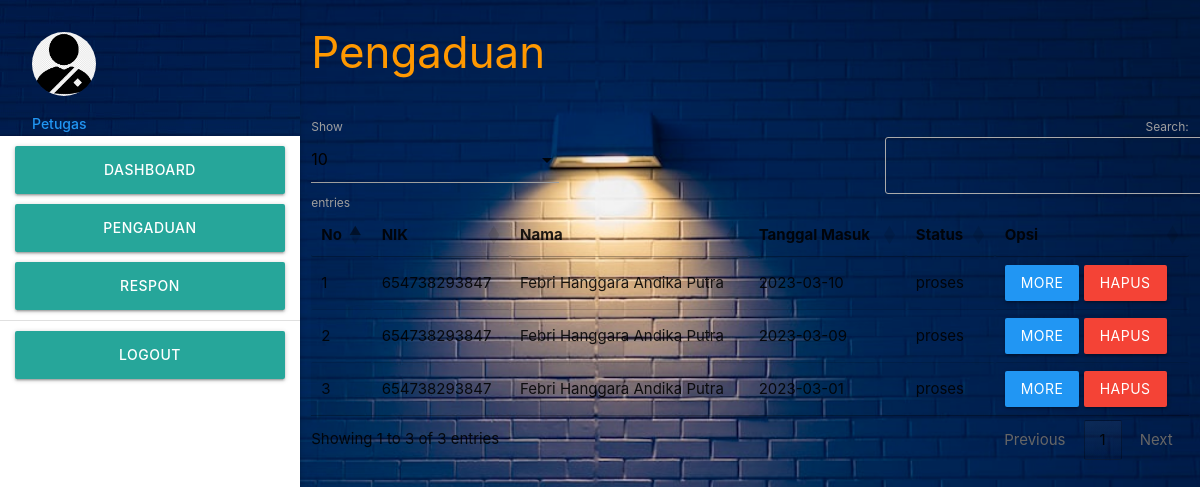
Screenshot of /petugas/index.php?p=pengaduan (signed in) with the database file from the repository.
### tables this page shows
CREATE TABLE `pengaduan` (
  `id_pengaduan` int(5) NOT NULL,
  `tgl_pengaduan` varchar(20) NOT NULL,
  `nik` varchar(16) NOT NULL,
  `isi_laporan` text NOT NULL,
  `foto` varchar(255) NOT NULL,
  `status` enum('proses','selesai') NOT NULL
);

CREATE TABLE `masyarakat` (
  `nik` varchar(16) NOT NULL,
  `nama` varchar(35) NOT NULL,
  `username` varchar(25) NOT NULL,
  `password` varchar(255) NOT NULL,
  `telp` varchar(13) NOT NULL
);

### petugas/pengaduan.php (the view, shortened to what this page needs)
       <div class="row">
         <div class="col s12 m9">
           <h3 class="orange-text">Pengaduan</h3>
         </div>
       </div>
       <table id="example" class="display responsive-table" style="width:100%">
         <thead>
             <tr>
			<th>No</th>
			<th>NIK</th>
			<th>Nama</th>
			<th>Tanggal Masuk</th>
			<th>Status</th>
			<th>Opsi</th>
             </tr>
         </thead>
         <tbody>
<?php
	$no=1;
	$query = mysqli_query($koneksi,"SELECT * FROM pengaduan INNER JOIN masyarakat ON pengaduan.nik=masyarakat.nik WHERE pengaduan.status='proses' ORDER BY pengaduan.id_pengaduan DESC");
	while ($r=mysqli_fetch_assoc($query)) { ?>
	<tr>
		<td><?php echo $no++; ?></td>
		<td><?php echo $r['nik']; ?></td>
		<td><?php echo $r['nama']; ?></td>
		<td><?php echo $r['tgl_pengaduan']; ?></td>
		<td><?php echo $r['status']; ?></td>
		<td><a class="btn modal-trigger blue" href="#more?id_pengaduan=<?php echo $r['id_pengaduan'] ?>">More</a>  <a class="btn red" onclick="return confirm('Anda Yakin Ingin Menghapus Y/N')" href="index.php?p=pengaduan_hapus&id_pengaduan=<?php echo $r['id_pengaduan'] ?>">Hapus</a></td>
	</tr>
           <?php  }
            ?>
         </tbody>
       </table>

### rows the page displays
pengaduan: masyarakat.nik "654738293847", masyarakat.nama "Febri Hanggara Andika Putra", tgl_pengaduan "2023-03-10", status "proses"
pengaduan: masyarakat.nik "654738293847", masyarakat.nama "Febri Hanggara Andika Putra", tgl_pengaduan "2023-03-09", status "proses"
pengaduan: masyarakat.nik "654738293847", masyarakat.nama "Febri Hanggara Andika Putra", tgl_pengaduan "2023-03-01", status "proses"

### other values shown
$_SESSION['data']['nama_petugas'] "Petugas"
